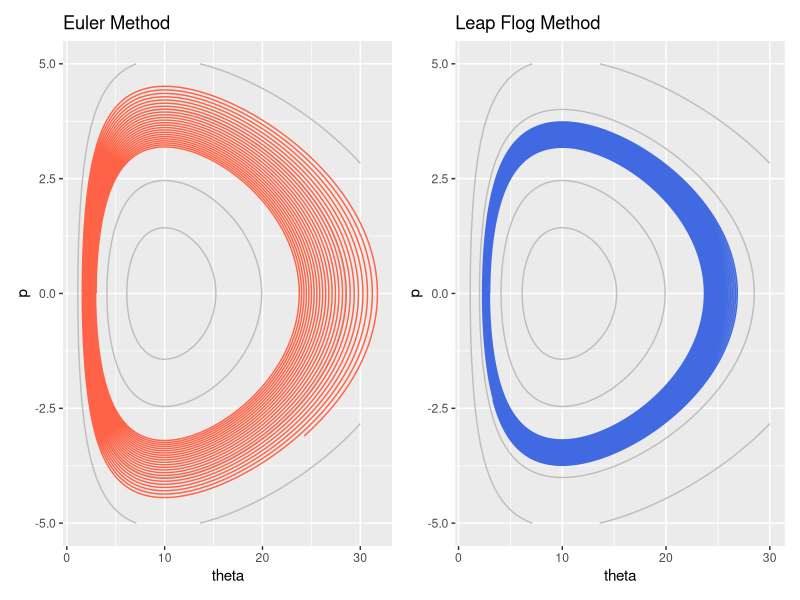
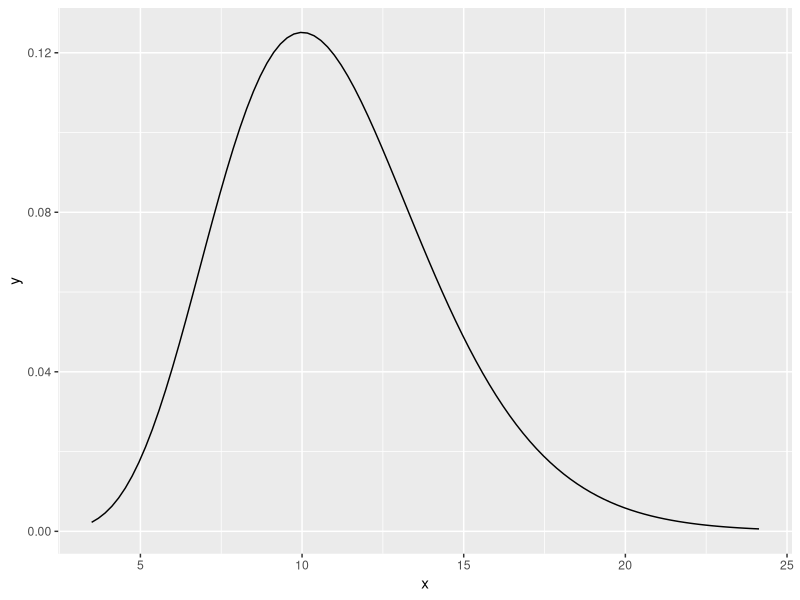
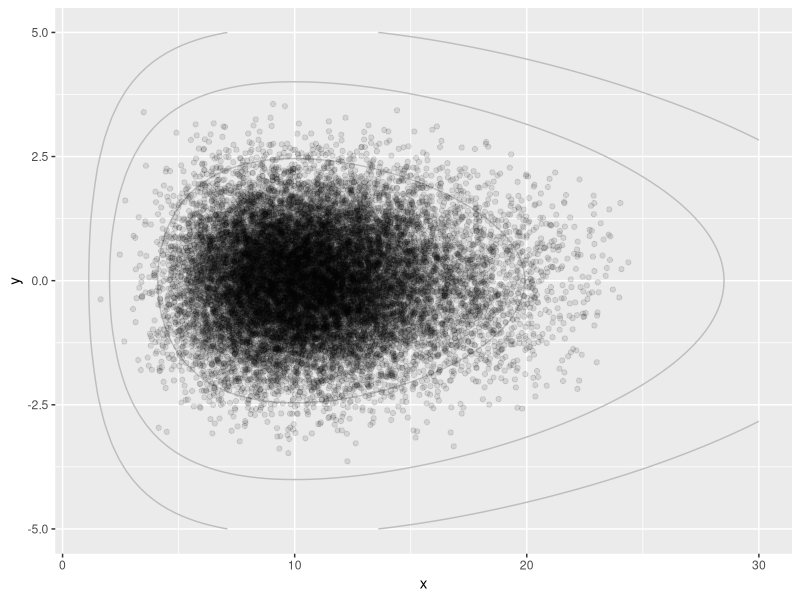
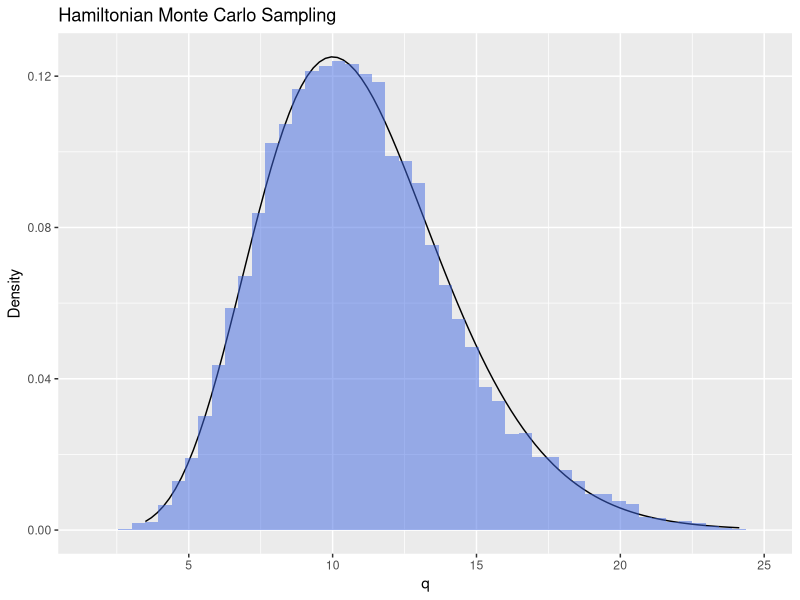

Write R code to recreate these figures, in order.
## ---- chunk 1
knitr::opts_chunk$set(
  echo = TRUE,
  message = FALSE,
  warning = FALSE,
  # out.width = 800,
  # out.height = 600,
  fig.align = "center",
  dev = "ragg_png"
)
## ---- chunk 2
library(tidyverse)
library(patchwork)

eps <- 0.01
lambda <- 1
alpha <- 11
steps <- 50000

deriv_f <- function(x, lambda, alpha) {
  return ((alpha - 1) / x - lambda)
}

x <- seq(0, 30, length.out = 100)
y <- seq(-5, 5, length.out = 100)
df <- expand.grid(x = x, y = y)

euler <- function(q, p, eps, lambda, alpha, deriv_f) {
  q_new <- q + eps * p
  p_new <- p + eps * deriv_f(q, lambda, alpha)
  return(c(q_new, p_new))
}

euler_arr <- matrix(0, ncol = 2, nrow = steps)
euler_arr[1, ] <- c(3.0, 0.0)

for (i in 2:steps) {
  euler_arr[i, ] <- euler(euler_arr[i-1, 1], euler_arr[i-1, 2], eps, lambda, alpha, deriv_f)
}

df_euler <- data.frame(
  "q" = euler_arr[,1],
  "p" = euler_arr[,2]
  )

p1 <- ggplot() + 
  geom_contour(data = df, 
               aes(x ,y, 
                   # Hamiltonian
                   z = y^2/2 - (alpha - 1) * log(x) + lambda * x), 
               breaks = c(-12, -10, -5, 0), col = 'gray') +
  geom_path(data = df_euler, aes(x = q, y = p), color = 'tomato') +
  xlab('theta') + ylab('p') + ggtitle('Euler Method')


leap_flog <- function(q, p, eps, lambda, alpha, deriv_f) {
  p_new <- p + 0.5 * eps * deriv_f(q, lambda, alpha)
  q_new <- q + eps * p_new
  p_new <- p_new + 0.5 * eps * deriv_f(q, lambda, alpha)
  return(c(q_new, p_new))
}

leap_flog_arr <- matrix(0, ncol = 2, nrow = steps)
leap_flog_arr[1, ] <- c(3.0, 0.0)

for (i in 2:steps) {
  leap_flog_arr[i, ] <- leap_flog(leap_flog_arr[i-1, 1], leap_flog_arr[i-1, 2], eps, lambda, alpha, deriv_f)
}

df_leap_flog_arr <- data.frame(
  "q" = leap_flog_arr[,1],
  "p" = leap_flog_arr[,2]
)

p2 <- ggplot() + 
  geom_contour(data = df, 
               aes(x ,y, 
                   # Hamiltonian
                   z = y^2/2 - (alpha - 1) * log(x) + lambda * x), 
               breaks = c(-12, -10, -5, 0), col = 'gray') +
  geom_path(data = df_leap_flog_arr, aes(x = q, y = p), color = 'royalblue') +
  xlab('theta') + ylab('p') + ggtitle('Leap Flog Method')

p1 | p2

## ---- chunk 3
# rm(list=ls())
# 
# # ガンマ分布のパラメタ
# alpha <- 11
# lambda <- 13
# #対数尤度関数のマイナス
# loggamma<-function(theta){lambda * theta - (alpha - 1) * log(theta)}
# #対数尤度関数の微分のマイナス
# Dloggamma<-function(theta){lambda - (alpha - 1)/theta}
# 
# #表5.1、図5.1、図5.2のために
# #リープフロッグ(運動量、位置、高さ、ハミルトニアン)
# hmc01 <- function(ini, p, cc = 15, e = 0.05, E = loggamma, D = Dloggamma) {
#     leapfrog <- function(p, z2, e) {
#       p2 <- p  - e * D(z2) / 2
#       z2 <- z2 + e * p2
#       p2 <- p2 - e * D(z2) / 2
#       list(p2 = p2, z2 = z2)
#     }
#     z <- matrix(0, cc, 4)
#     z[1, 1] <- p
#     z[1, 2] <- z2 <- ini
#     z[1, 3] <- E(z[1, 2])
#     z[1, 4] <- H <- (p ^ 2) / 2 + z[1, 3]
#     for (j in 2:cc) {
#       pz <- leapfrog(p, z2, e)
#       z[j, 1] <- p <- pz$p2
#       z[j, 2] <- z2 <- pz$z2
#       z[j, 3] <- E(z[j, 2])
#       z[j, 4] <- H <- (p^2) / 2 + z[j, 3]
#     }
#     return(z)
#   }
# #リープフロッグの実行
# z01<-hmc01(ini = 0.1, p = 0, cc = 5, e = 0.05)
# # z02<-hmc01(ini=2.4343660,p=-1.143050, cc=15, e=0.05)
# # library(xtable)
# # xtable(z01, digits = 2)
# # xtable(z02, digits = 2)
# 
# #位相空間 ハミルトニアンの計算
# Hami01 <- function(p, theta){(p * p) / 2 + loggamma(theta)}
# 
# #図5.6左
# # par(mfrow=c(1,2))
# # p<-seq(0,5,0.1)
# # theta<-seq(0.05,3.0,along=p)
# # Hamiltonian<-outer(p,theta,Hami01)
# # persp(p,theta,Hamiltonian,theta=-120,phi=30,expand=0.7,col=gray(0.9),cex=1.5, ylab="θ")
# 
# #図5.6右
# p <- seq(-5, 5, 0.1)
# theta <- seq(0.05, 3.0, along = p)
# Hamiltonian <- outer(p, theta, Hami01)
# contour(p, theta, Hamiltonian, nlevels = 15, cex.axis = 1.5, xlab = "p", ylab = "θ", cex.lab = 1.5)
# z01 <- hmc01(ini = 0.1, p = 0, cc = 168, e = 0.01)
# for (i in seq(1, nrow(z01), by = 3)) {
#   points(z01[i, 1], z01[i, 2], pch = 16)
# }
# # par(mfrow=c(1,1))
# #dev.copy2eps(file="z05isou06.eps",family='Japan1')
# 
# 
# # #表5.2
# # rownames(z01)<-1:nrow(z01)
# # z03<-z01[seq(1,nrow(z01),by=10),]
# # xtable(z03, digits = 2)
## ---- chunk 4
library(ggplot2)
library(stats)

alpha <- 11
lambda <- 1
eps <- 0.01
L <- 100
steps <- 20000
warmup <- 5000
lf_arr <- matrix(0, ncol = 2, nrow = steps)
n_accept <- 0

gamma_x <- seq(qgamma(0.001, shape = alpha), qgamma(0.999, shape = alpha), length.out = 100)
gamma_y <- dgamma(gamma_x, shape = alpha, scale = 1/lambda)
df_gamma <- data.frame(x = gamma_x, y = gamma_y)
ggplot(df_gamma, aes(x, y)) + geom_line()

deriv_f <- function(x, lambda, alpha) {
  return(-lambda + (alpha-1) / x)
}

leap_flog <- function(q, p, eps, lambda, alpha, deriv_f) {
  p_new <- p + 0.5 * eps * deriv_f(q, lambda, alpha)
  q_new <- q + eps * p_new
  p_new <- p_new + 0.5 * eps * deriv_f(q_new, lambda, alpha)
  return(c(q_new, p_new))
}

q <- 4.0
p <- 0.0
for (s in 1:steps) {
  hamiltonian_c <- p^2/2 + lambda * q - (alpha-1) * log(q)
  q_c <- q
  p_c <- p
  
  for (i in 1:L) {
    result <- leap_flog(q_c, p_c, eps, lambda, alpha, deriv_f)
    q_c <- result[1]
    p_c <- result[2]
  }
  
  hamiltonian_new <- p_c^2/2 + lambda * q_c - (alpha-1) * log(q_c)
  
  if (runif(1) < exp(hamiltonian_c - hamiltonian_new)) {
    q <- q_c
    p <- p_c
    hamiltonian_c <- hamiltonian_new
    n_accept <- n_accept + 1
  }
  
  lf_arr[s,] <- c(q, p)
  p <- rnorm(1,0,1) 
}

x <- seq(0, 30, length.out = 100)
y <- seq(-5, 5, length.out = 100)
df <- expand.grid(x = x, y = y)
df_leap_flog <- data.frame(q = lf_arr[,1], p = lf_arr[,2])
ggplot() + 
  geom_contour(data = df, 
               aes(x ,y, 
                   # Hamiltonian
                   z = y^2/2 - (alpha - 1) * log(x) + lambda * x), 
               breaks = c(-12, -10, -5, 0), col = 'gray') +
  geom_point(data = df_leap_flog, aes(q, p), alpha = 0.1)
## ---- chunk 5
ggplot() + 
  geom_line(data = df_gamma, aes(x, y)) + 
  geom_histogram(data = df_leap_flog, aes(x = q, y = ..density..),
                 alpha = 0.5, bins = 50, fill = 'royalblue') +
  labs(x = "q", y = "Density", title = 'Hamiltonian Monte Carlo Sampling')
## ---- chunk 6
# 
# #ハミルトニアンモンテカルロ
# #位相空間 ハミルトニアンの計算
# Hami01<-function(p,theta){(p*p)/2 +loggamma(theta)}
# 
# # N=スカラー、サンプリングする乱数の数
# # ini=母数ベクトルの初期値
# # E=関数、対数尤度関数のマイナス（母数ベクトルを入力、スカラーを返す）
# # D=関数、対数尤度関数の微分のマイナス（母数ベクトルを入力、ベクトルを返す）
# # L=スカラー、遷移内の移動時間
# # epsi=リープフロッグ法の精度
# hmc <- function(N,ini,E,D,L=100,epsi=0.01){
#   leapfrog <- function(r,z2,e){
#     r2 <- r  - e * D(z2) / 2
#     z2 <- z2 + e * r2
#     r2 <- r2 - e * D(z2) / 2
#     list(r2=r2,z2=z2)
#   }
#   p<-length(ini)
#   z<- matrix(0,N,p); rr<- matrix(0,N,p);
#   z[1,] <- ini
#   co<- 1; #最初は採択
#   for(i in 2:N) { 
#     r <- rr[i-1,]<-rnorm(p)
#     H <- sum(r^2)/2 + E(z[i-1,]) 
#     #e <- sample(c(-1,1), 1) * runif(1, 0.9, 1.1) * epsi 
#     e <- epsi 
#     z2 <- z[i-1,] 
#     #LL <- sample(L:(L*2),1) 
#     LL <- L 
#     for(j in 1:LL) { 
#       rz<-leapfrog(r,z2,e) 
#       r <- rz$r2
#       z2<- rz$z2
#     } 
#     dH <- H - (sum(r^2)/2 + E(z2)); 
#     if (runif(1) < exp(dH)) {
#       z[i,]<-z2; co<-co+1
#     }else{
#       z[i,]<-z[i-1,]
#     }
#   } 
#   ac<-co/N
#   return(list(z=z,rr=rr,ac=ac))
# }
# 
# #ガンマ分布モデルのための関数の設定
# alpha <- 11; 
# lambda <- 13; 
# #対数尤度関数のマイナス
# loggamma<-function(theta){lambda*theta-(alpha-1)*log(theta)}
# #対数尤度関数の微分のマイナス
# Dloggamma<-function(theta){lambda-(alpha-1)/theta}
# 
# 
# #表5.3
# set.seed(1234)
# fit<-hmc(N=100,ini=c(2.5),E=loggamma,D=Dloggamma)
# mean(fit$z[2:100])
# mean(fit$rr[2:100])
# print(fit$ac)
# fit$z[1:3]
# fit$rr[1:3]
# 
# #図5.7左　フリーハンドで書いている部分があるので再現は難しい
# # par(mfrow=c(1,2))
# # p<-seq(-5,5,0.1);theta<-seq(0.05,3.0,along=p)
# # Hamiltonian<-outer(p,theta,Hami01)
# # contour(p,theta,Hamiltonian,nlevels = 15,cex.axis=1.5,xlab="p",ylab="θ",cex.lab=1.5,xlim=c(-5,5),ylim=c(0.05,3))
# # par(new=T)
# # #plot(fit$rr[1:3],fit$z[1:3],type="p",xlim=c(-5,5),ylim=c(0.05,3),xlab="",ylab="",cex.axis=1.5,cex.lab=1.5)
# # points(fit$rr[1:3],fit$z[1:3],pch=16,cex=2)
# # points(-4.44,fit$z[2],pch=15,cex=2)
# # points(-1.5,fit$z[3],pch=15,cex=2)
# # text(fit$rr[1]+0.1,fit$z[1]+0.1, "t=1",cex=1.5)
# # text(fit$rr[2]+0.1,fit$z[2]+0.1,"t=2",cex=1.5)
# # text(fit$rr[3]+0.1,fit$z[3]+0.1,"t=3",cex=1.5)
# # #xy<-locator(20)
# # #for (i in 1:19){segments(xy$x[i],xy$y[i],xy$x[i+1],xy$y[i+1],lwd=2.5)}
# # #xyxy<-locator(1)
# # #arrows(xy$x[20],xy$y[20],xyxy$x[1],xyxy$y[1],lwd=2.5)
# 
# #図5.7右
# p<-seq(-5,5,0.1);theta<-seq(0.05,3.0,along=p)
# Hamiltonian<-outer(p,theta,Hami01)
# contour(p,theta,Hamiltonian,nlevels = 15,cex.axis=1.5,xlab="p",ylab="θ",cex.lab=1.5,xlim=c(-5,5),ylim=c(0.05,3))
# par(new=T)
# plot(fit$rr,fit$z,type="b",xlim=c(-5,5),ylim=c(0.05,3),xlab="",ylab="",cex.axis=1.5,cex.lab=1.5)
# par(mfrow=c(1,1))
# #dev.copy2eps(file="z05isou07.eps",family='Japan1')
# 
# 
# #図5.8 ガンマ分布　トレースライン
# fit<-hmc(N=1000,ini=c(3.0),E=loggamma,D=Dloggamma)
# plot(fit$z,type="l",xlab="t",ylab="θ",cex.axis=1.5,cex.lab=1.5)
# #dev.copy2eps(file="z05tore08.eps",family='Japan1')
# fit$ac; #採用率

## ---- chunk 7
# # hmc <- function(N,ini,E,D,L=100,epsi=0.01){
# #   leapfrog <- function(r,z2,e){
# #     r2 <- r  - e * D(z2) / 2
# #     z2 <- z2 + e * r2
# #     r2 <- r2 - e * D(z2) / 2
# #     list(r2=r2,z2=z2)
# #   }
# #   p<-length(ini)
# #   z<- matrix(0,N,p); rr<- matrix(0,N,p);
# #   z[1,] <- ini
# #   co<- 1; #最初は採択
# #   for(i in 2:N) { 
# #     r <- rr[i-1,]<-rnorm(p)
# #     H <- sum(r^2)/2 + E(z[i-1,]) 
# #     #e <- sample(c(-1,1), 1) * runif(1, 0.9, 1.1) * epsi 
# #     e <- epsi 
# #     z2 <- z[i-1,] 
# #     #LL <- sample(L:(L*2),1) 
# #     LL <- L 
# #     for(j in 1:LL) { 
# #       rz<-leapfrog(r,z2,e) 
# #       r <- rz$r2
# #       z2<- rz$z2
# #     } 
# #     dH <- H - (sum(r^2)/2 + E(z2)); 
# #     if (runif(1) < exp(dH)) {
# #       z[i,]<-z2; co<-co+1
# #     }else{
# #       z[i,]<-z[i-1,]
# #     }
# #   } 
# #   ac<-co/N
# #   return(list(z=z,rr=rr,ac=ac))
# # }
# 
# #データの用意
# set.seed(1234)
# n<-100
# x<-round(rnorm(n,170,7.0))
# (m<-mean(x))
# (v<-sum((x-m)^2)/n)
# x
# n<-length(x)
# 
# #対数尤度関数のマイナス
# lognorm<-function(theta){   mu<-theta[1];   sigma2<-theta[2];
# return(((n*log(sigma2)/(-2))-(sum((x-mu)^2)/(2*sigma2)))*(-1))}
# #対数尤度関数の微分のマイナス
# dmu    <-function(theta){   mu<-theta[1];sigma2<-theta[2];
# return(sum(x-mu)/sigma2)}
# dsigma2<-function(theta){   mu<-theta[1];sigma2<-theta[2];
# return((-1*n)/(2*sigma2) + sum((x-mu)^2)/(2*sigma2*sigma2))}
# Dlognorm<-function(theta){
#   return(c(dmu(theta),dsigma2(theta))*(-1))}
# 
# #ハミルトニアンサンプリング（今までの計算と比べると時間がかかります）
# fit<-hmc(N=10000,ini=c(168,49),E=lognorm,D=Dlognorm,L=100,epsi=0.01)
# z<-fit$z
# r<-fit$rr
# print(fit$ac); #採用率
# zzz<-c(1001:10000)
# 
# #MAP推定値　先頭に来るものが経験的なMAP
# rev(sort(table(round(z[zzz,1],1))))[1:5]
# rev(sort(table(round(z[zzz,2],1))))[1:5]
# hist(z[zzz,2],breaks = 50,freq =T)
# 
# #EAP推定値、MED推定値
# summary(z[zzz,1])
# summary(z[zzz,2])
# 
# #事後標準偏差
# sd(z[zzz,1])
# sd(z[zzz,2])
# 
# 
# #図5.9　正規分布モデルのトレースライン
# par(mfrow=c(2,1))
# plot(z[,1],type="l",cex.axis=1.5,xlab="t",ylab="μ",cex.lab=1.5)
# plot(z[,2],type="l",cex.axis=1.5,xlab="t",ylab="σ2",cex.lab=1.5)
# par(mfrow=c(1,1))
# #dev.copy2eps(file="z05tore09.eps",family='Japan1')
# 
# 
# #図5.10　平均と分散の10万個の同時分布
# plot(z,type="p",cex.axis=1.5,xlab="μ",ylab="σ2",cex.lab=1.5)
# #dev.copy2eps(file="z05norm10.eps",family='Japan1')
## ---- chunk 8
# # 基礎からのベイズ統計学第5章 5.7 (8)
# 
# # ベータ分布
# beta_p = 10.2
# beta_q = 5.8
# 
# # HMC
# sig = 0.05
# L = 5
# 
# init_theta = 0.1
# init_p = 0
# 
# # 負の対数事後分布
# h <- function(theta) {
#   a = -(beta_p - 1) * log(theta)
#   b = -(beta_q - 1) * log(1 - theta)
#   
#   return(a + b)
# }
# 
# # 負の対数事後分布の微分
# h_dash <- function(theta) {
#   # ゼロ除算回避
#   sigma = 0.000001
#   
#   a = -(beta_p - 1) / ifelse(theta == 0, sigma, theta)
#   b = (beta_q - 1) / ifelse(1 - theta == 0, sigma, 1 - theta)
#   return(a + b)
# }
# 
# # ハミルトニアン
# hamiltonian <- function(theta, p) {
#   return(h(theta) + (1 / 2) * (p^2))
# }
# 
# leapfrog <- function(theta, p) {
#     p = p - (sig / 2) * h_dash(theta)
#     theta = theta + sig * p
#     p = p - (sig / 2) * h_dash(theta)
#   
#   return(list(theta, p))
# }
# 
# thetas = c(init_theta)
# ps = c(init_p)
# h_thetas = c(h(init_theta))
# hamils = c(hamiltonian(init_theta, init_p))
#   
# for (i in 1:L) {
#   moved = leapfrog(tail(thetas, 1), tail(ps, 1))
#   thetas = append(thetas, moved[[1]])
#   ps = append(ps, moved[[2]])
#   h_thetas = append(h_thetas, h(moved[[1]]))
#   hamils = append(hamils, hamiltonian(moved[[1]], moved[[2]]))
# }
#   
# for (i in 0:L + 1) {
#   print(sprintf("p=%f θ=%f h(θ)=%f H(θ,p)=%f", ps[i], thetas[i], h_thetas[i], hamils[i]))
# }
# Warning: NaNs producedWarning: NaNs produced[1] "p=0.000000 θ=0.100000 h(θ)=21.689513 H(θ,p)=21.689513"
# [1] "p=3.119088 θ=0.208333 h(θ)=15.552618 H(θ,p)=20.416972"
# [1] "p=4.425835 θ=0.411909 h(θ)=10.708162 H(θ,p)=20.502170"
# [1] "p=4.789751 θ=0.650917 h(θ)=9.001972 H(θ,p)=20.472829"
# [1] "p=3.957766 θ=0.890884 h(θ)=11.696624 H(θ,p)=19.528579"
# [1] "p=5.905886 θ=1.046693 h(θ)=NaN H(θ,p)=NaN"
## ---- chunk 9
# # 基礎からのベイズ統計学第5章 5.7 (9)
# 
# # ベータ分布
# beta_p = 10.2
# beta_q = 5.8
# 
# # HMC
# sig = 0.01
# L = 15
# 
# init_theta = 0.1
# init_p = 0
# 
# # 負の対数事後分布
# h <- function(theta) {
#   a = -(beta_p - 1) * log(theta)
#   b = -(beta_q - 1) * log(1 - theta)
#   
#   return(a + b)
# }
# 
# # 負の対数事後分布の微分
# h_dash <- function(theta) {
#   # ゼロ除算回避
#   sigma = 0.000001
#   
#   a = -(beta_p - 1) / ifelse(theta == 0, sigma, theta)
#   b = (beta_q - 1) / ifelse(1 - theta == 0, sigma, 1 - theta)
#   return(a + b)
# }
# 
# # ハミルトニアン
# hamiltonian <- function(theta, p) {
#   return(h(theta) + (1 / 2) * (p^2))
# }
# 
# leapfrog <- function(theta, p) {
#   p = p - (sig / 2) * h_dash(theta)
#   theta = theta + sig * p
#   p = p - (sig / 2) * h_dash(theta)
#   
#   return(list(theta, p))
# }
# 
# thetas = c(init_theta)
# ps = c(init_p)
# h_thetas = c(h(init_theta))
# hamils = c(hamiltonian(init_theta, init_p))
# 
# for (i in 1:L) {
#   moved = leapfrog(tail(thetas, 1), tail(ps, 1))
#   thetas = append(thetas, moved[[1]])
#   ps = append(ps, moved[[2]])
#   h_thetas = append(h_thetas, h(moved[[1]]))
#   hamils = append(hamils, hamiltonian(moved[[1]], moved[[2]]))
# }
# 
# for (i in 0:L + 1) {
#   print(sprintf("p=%f θ=%f h(θ)=%f H(θ,p)=%f", ps[i], thetas[i], h_thetas[i], hamils[i]))
# }
# [1] "p=0.000000 θ=0.100000 h(θ)=21.689513 H(θ,p)=21.689513"
# [1] "p=0.847432 θ=0.104333 h(θ)=21.322410 H(θ,p)=21.681480"
# [1] "p=1.627688 θ=0.116949 h(θ)=20.340373 H(θ,p)=21.665056"
# [1] "p=2.302081 θ=0.136887 h(θ)=19.001717 H(θ,p)=21.651506"
# [1] "p=2.863870 θ=0.162990 h(θ)=17.543410 H(θ,p)=21.644286"
# [1] "p=3.324552 θ=0.194164 h(θ)=16.115459 H(θ,p)=21.641782"
# [1] "p=3.700986 θ=0.229481 h(θ)=14.793109 H(θ,p)=21.641757"
# [1] "p=4.009019 θ=0.268184 h(θ)=13.606634 H(θ,p)=21.642750"
# [1] "p=4.261531 θ=0.309662 h(θ)=12.563682 H(θ,p)=21.644007"
# [1] "p=4.468356 θ=0.353415 h(θ)=11.662079 H(θ,p)=21.645180"
# [1] "p=4.636741 θ=0.399029 h(θ)=10.896439 H(θ,p)=21.646121"
# [1] "p=4.771857 θ=0.446150 h(θ)=10.261459 H(θ,p)=21.646767"
# [1] "p=4.877183 θ=0.494466 h(θ)=9.753620 H(θ,p)=21.647078"
# [1] "p=4.954749 θ=0.543693 h(θ)=9.372236 H(θ,p)=21.647003"
# [1] "p=5.005208 θ=0.593561 h(θ)=9.120404 H(θ,p)=21.646457"
# [1] "p=5.027730 θ=0.643797 h(θ)=9.006242 H(θ,p)=21.645278"
## ---- chunk 10
# # 基礎からのベイズ統計学第5章 5.7 (10)
# # ベータ分布
# beta_p <- 10.2
# beta_q <- 5.8
# 
# # HMC
# sig <- 0.01
# L <- 100
# Time <- 1000
# burnin <- 100
# 
# init_theta <- 0.5
# 
# # 負の対数事後分布
# h <- function(theta) {
#   a <- -(beta_p - 1) * log(theta)
#   b <- -(beta_q - 1) * log(1 - theta)
#   
#   return(a + b)
# }
# 
# # 負の対数事後分布の微分
# h_dash <- function(theta) {
#   # ゼロ除算回避
#   sigma = 0
#   
#   a <- -(beta_p - 1) / ifelse(theta == 0, sigma, theta)
#   b <- (beta_q - 1) / ifelse(1 - theta == 0, sigma, 1 - theta)
#   return(a + b)
# }
# 
# # ハミルトニアン
# H <- function(theta, p) {
#   return(h(theta) + (1 / 2) * (p^2))
# }
# 
# # リープ・フロッグ法
# leapfrog <- function(theta, p) {
#   p <- p - (sig / 2) * h_dash(theta)
#   theta = theta + sig * p
#   p <- p - (sig / 2) * h_dash(theta)
#   
#   return(c(theta, p))
# }
# 
# pred <- function(theta, p) {
#   moved <- c(theta, p)
#   for (i in 1:L) {
#     moved <- leapfrog(moved[1], moved[2])
#   }
#   return(moved)
# }
# 
# HMC <- function() {
#   thetas <- c(init_theta)
#   for (i in 1:Time) {
#     random_p <- rnorm(1, 0, 1)[1]
#     candidate <- pred(tail(thetas, 1), random_p)
#     
#     r <- exp(H(tail(thetas, 1), random_p) - H(candidate[1], candidate[2]))
#     
#     next_theta <- ifelse(runif(1) < r, candidate[1], tail(thetas, 1))
#     thetas <- append(thetas, next_theta)
#   }
#   return(thetas)
# }
# 
# result <- HMC()
# print(mean(tail(result, Time - burnin)))
# [1] 0.6392119
